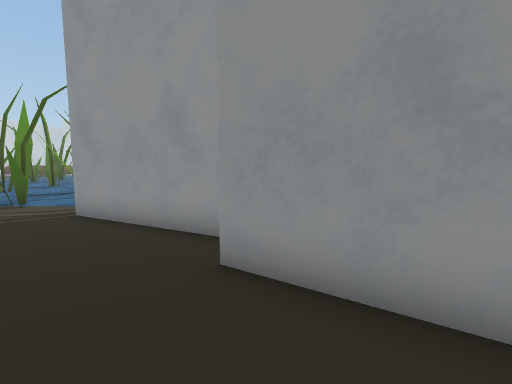
View 1 (above)

19 first-person views from a walk through a scene from a Unity 3-D project. The camera is 1.4 m above the floor, tilts 6° down and sees 85° across. The floor is counted in squares, 1 m on a side. Each view is taken from the middle of a square. On the plan, view 1 faces up. The plan holds only what a view shows up to about 14 squares ahead; the rest is blank. The place goes on beyond the plan. The player character is not drawn. Some surface patterns are stand-ins.

View 2
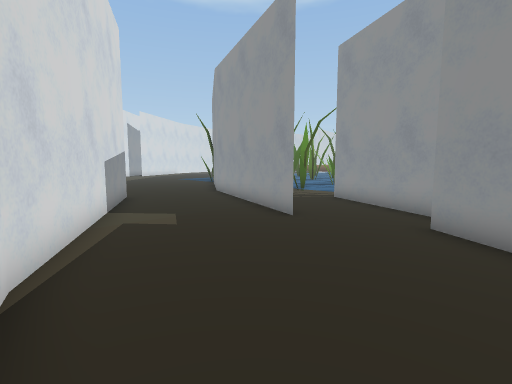

View 3
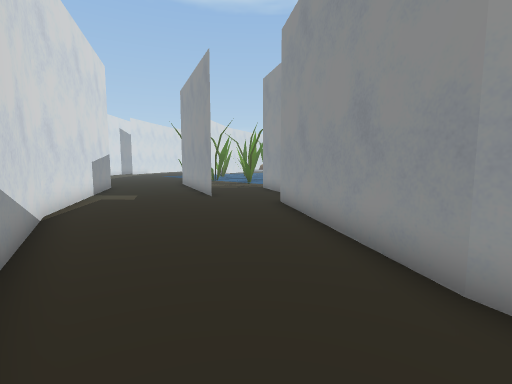

View 4
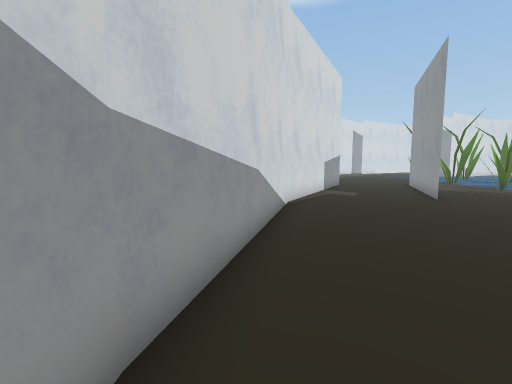

View 5
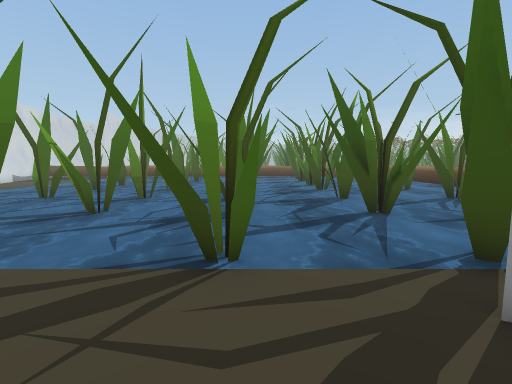

View 6
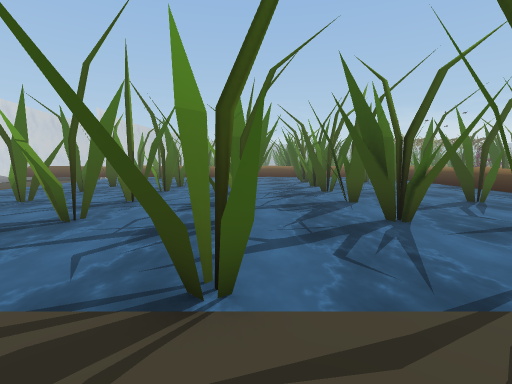

View 7
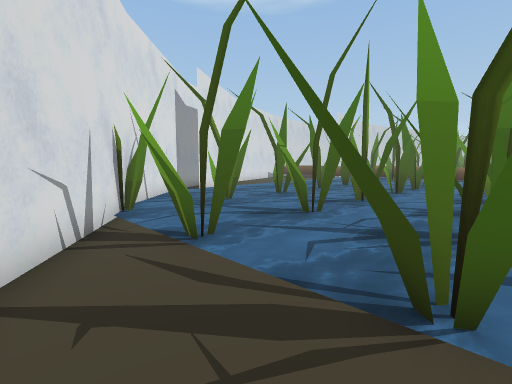

View 8
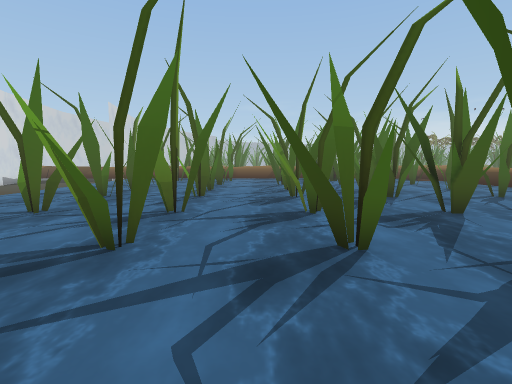

View 9
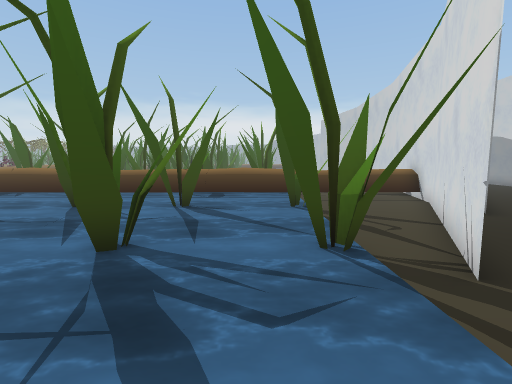

View 10
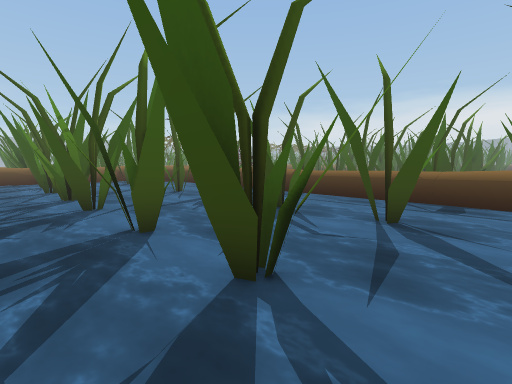

View 11
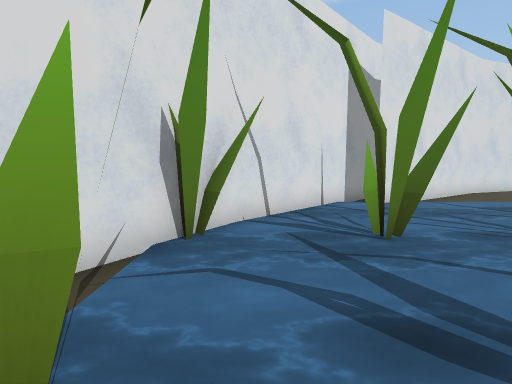

View 12
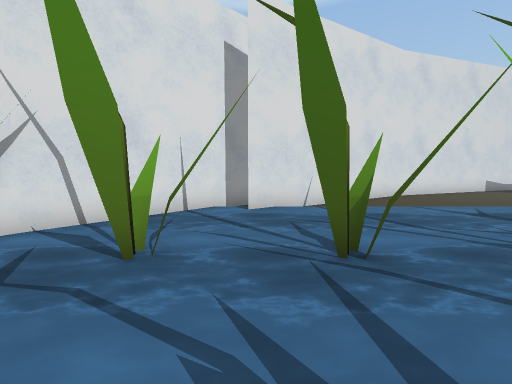

View 13
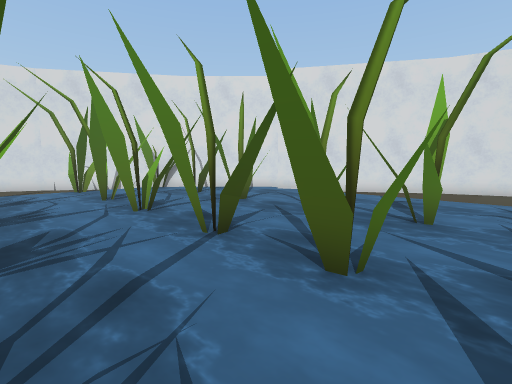

View 14
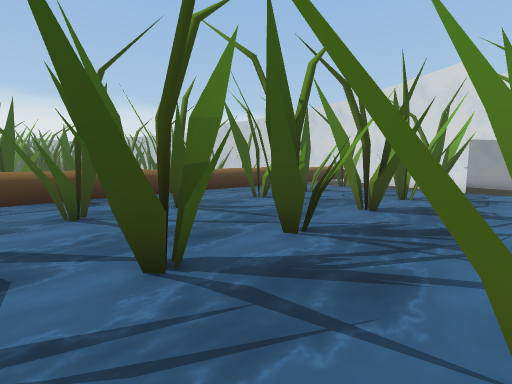

View 15
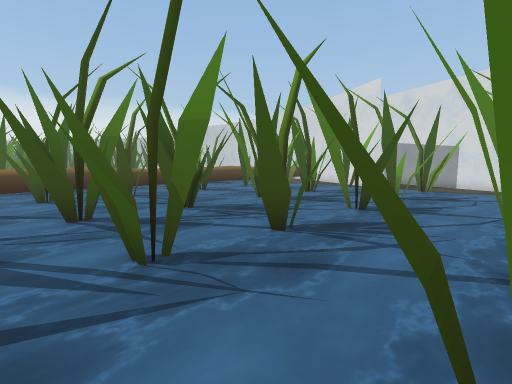

View 16
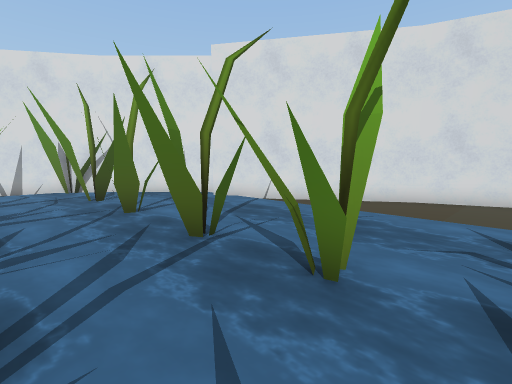

View 17
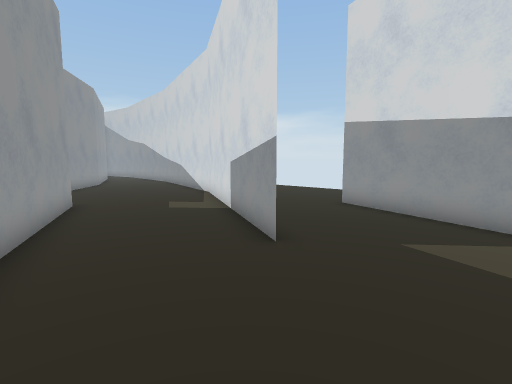

View 18
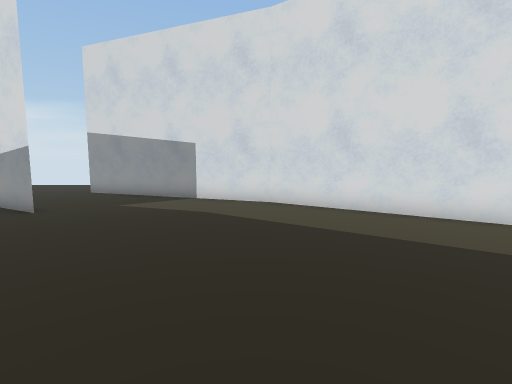

View 19
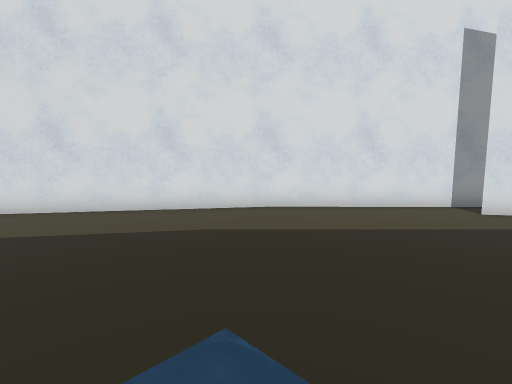

### Floor plan
Key: @ floor where view 1 was taken; # wall or solid block; . main floor; : floor 1 m higher than the main floor; + floor 1.25 m higher than the main floor; = window, fence, low wall or low ledge; ~ water the walk can cross; ≈ water the walk keeps out of; O other object.
Columns run from 29 left of view 1 to 7 right of it. Each row starts with its distance up from view 1.
 23      #....~~~~~~~~~~~~~~~~~~~~~~=
 22      ##...~~~≈OO~~O~~OO~~OO~~OO~=
 21       #...~~~~OO~~OO~~O~≈O~~~~O~=
 20       #...~~~~O~~~O~~O~~~O~~~~~~=+  O
 19       ##..~~~~OO~OO~~OO~~OO~~OO~=+  O
 18        ##.~~~~O~~~≈~~~~~OOO~~O~~=:
 17         #.~~~~~~~~~~~~~~~~~~~~~~=:  O
 16         ##~~~~OO~OO≈~OO~OOO~~OO~=:  O
 15         ##≈~~~OO~OO~~O~~~OO~OOO~=:
 14         ###~~~~~~~~~~~~~~O~~~~~~=:  O
 13          #≈~~~O~~~O~~OO~~O~~~O~~=   O
 12           ≈≈~OOO~OO~~OO~OOO~~OO~≈
 11            ≈≈~~~~~~~~~O~~O~~~~~~=+
 10  #........ ~≈≈~~~~~~~~~~~~~~~~~~=+  O
  9 ##........~ ~OOO~OO~~OO~~OO~~OO~=:  O
  8 .#..........  O##OO..OO.OOO..OO.
  7  ##.............##.......##.....=
  6   ##.............###......###...=
  5    ##..............###......##..=
  4     ##...............####....####
  3      ## ................##...#######
  2        ##.....................###
  1         ## ........##...........##
  0           ##........###......@...###
 -1            ###........## ..........
 -2              ### .....  ##.........
 -3                 ###....  #####.....
 -4                   ##....     #### ...
 -5                     ....         ###
 -6                      ...

Where each view was taken, in squares from view 1:
view 1: 0 up, 0 right, facing up
view 2: 3 down, 1 right, facing up-left
view 3: 4 down, 6 right, facing up-left
view 4: 4 down, 7 right, facing left
view 5: 5 up, 7 left, facing up
view 6: 6 up, 7 left, facing up
view 7: 6 up, 7 left, facing up-left
view 8: 8 up, 9 left, facing up
view 9: 10 up, 8 left, facing right
view 10: 10 up, 6 left, facing up-right
view 11: 10 up, 10 left, facing left
view 12: 14 up, 11 left, facing left
view 13: 23 up, 8 left, facing down-left
view 14: 23 up, 7 left, facing down-right
view 15: 23 up, 11 left, facing down-right
view 16: 23 up, 12 left, facing down-left
view 17: 5 up, 14 left, facing down-right
view 18: 9 up, 17 left, facing down
view 19: 10 up, 18 left, facing down-left
